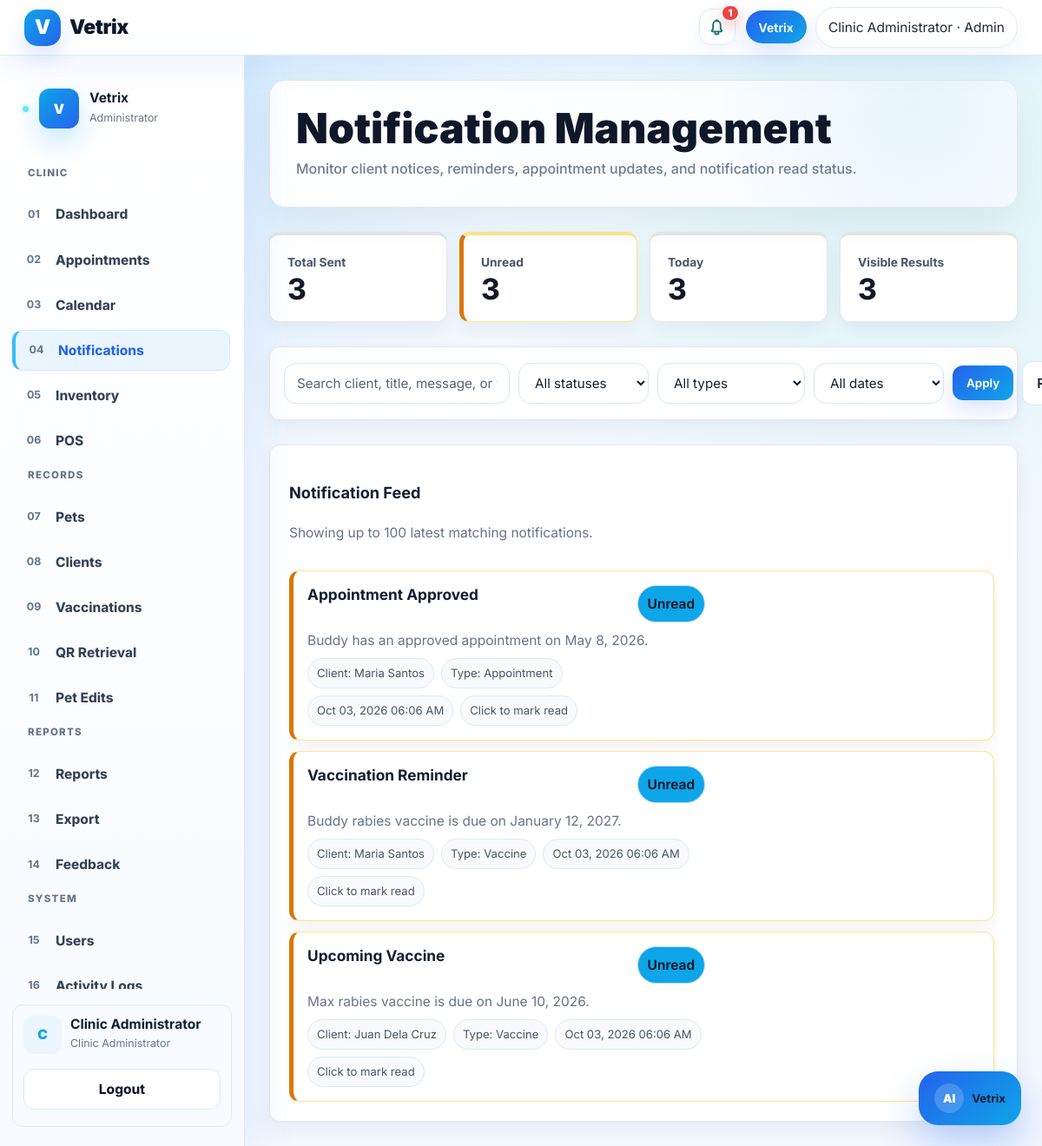
The page /admin/notifications.php (signed in) on the database its author committed.
### tables this page shows
CREATE TABLE notifications (
    id INT AUTO_INCREMENT PRIMARY KEY,
    user_id INT NOT NULL,
    title VARCHAR(160),
    message TEXT,
    type ENUM('system','appointment','vaccine','record','qr','feedback') DEFAULT 'system',
    status ENUM('unread','read') DEFAULT 'unread',
    created_at TIMESTAMP DEFAULT CURRENT_TIMESTAMP,
    FOREIGN KEY (user_id) REFERENCES users(id) ON DELETE CASCADE
);

CREATE TABLE users (
    id INT AUTO_INCREMENT PRIMARY KEY,
    full_name VARCHAR(120) NOT NULL,
    email VARCHAR(120) UNIQUE NOT NULL,
    phone VARCHAR(30),
    emergency_contact VARCHAR(120),
    address VARCHAR(255),
    password VARCHAR(255) NOT NULL,
    role ENUM('admin','veterinarian','staff','client') NOT NULL DEFAULT 'client',
    account_source ENUM('self_registered','admin_created','system_seed') DEFAULT 'self_registered',
    created_by INT NULL,
    status ENUM('pending','approved','active','inactive','rejected') NOT NULL DEFAULT 'pending',
    approved_by INT NULL,
    approved_at DATETIME NULL,
    rejected_at DATETIME NULL,
    otp_verified_at DATETIME NULL,
    created_at TIMESTAMP DEFAULT CURRENT_TIMESTAMP
);

### admin/notifications.php (the view, shortened to what this page needs)
<?php
require_once "../config/database.php";
require_once "../includes/functions.php";
include "../includes/header.php";
include "../includes/navbar.php";
$q = trim($_GET['q'] ?? '');
$statusFilter = trim($_GET['status'] ?? 'all');
$typeFilter = trim($_GET['type'] ?? 'all');
$dateFilter = trim($_GET['date'] ?? 'all');
$allowedTypes = ['all', 'system', 'appointment', 'vaccine', 'record', 'qr', 'feedback'];
$baseNotificationQuery = $_GET;
unset($baseNotificationQuery['mark_read']);
$where = [];
$whereSql = $where ? 'WHERE ' . implode(' AND ', $where) : '';
$sql = "SELECT n.*, u.full_name
    FROM notifications n
    LEFT JOIN users u ON n.user_id=u.id
    $whereSql
    ORDER BY n.created_at DESC
    LIMIT 100";
$stmt = $conn->prepare($sql);
$stmt->execute();
$rows = $stmt->get_result();
$countSql = "SELECT COUNT(*) c FROM notifications n LEFT JOIN users u ON n.user_id=u.id $whereSql";
$countStmt = $conn->prepare($countSql);
$countStmt->execute();
$visibleCount = (int)($countStmt->get_result()->fetch_assoc()['c'] ?? 0);
$summary = $conn->query("SELECT
    COUNT(*) total_notifications,
    SUM(status='unread') unread_notifications,
    SUM(DATE(created_at)=CURDATE()) today_notifications,
    SUM(type='vaccine') vaccine_notifications
    FROM notifications")->fetch_assoc();
?>
<div class="layout"><?php include "../includes/admin_sidebar.php"; ?>
<main class="content">
    <section class="hero admin-hero-banner mb-4">
        <h1>Notification Management</h1>
        <p>Monitor client notices, reminders, appointment updates, and notification read status.</p>
    </section>
    <section class="admin-summary-grid mb-4">
        <div class="admin-summary-card"><span>Total Sent</span><b><?= (int)($summary['total_notifications'] ?? 0) ?></b></div>
        <div class="admin-summary-card"><span>Unread</span><b><?= (int)($summary['unread_notifications'] ?? 0) ?></b></div>
        <div class="admin-summary-card"><span>Today</span><b><?= (int)($summary['today_notifications'] ?? 0) ?></b></div>
        <div class="admin-summary-card"><span>Visible Results</span><b><?= $visibleCount ?></b></div>
    </section>
    <section class="admin-filter-panel mb-4">
        <form method="GET" class="admin-filter-form admin-filter-form-wide">
            <input class="form-control" name="q" value="<?= e($q) ?>" placeholder="Search client, title, message, or type">
            <select class="form-select" name="status">
                <option value="all" <?= $statusFilter === 'all' ? 'selected' : '' ?>>All statuses</option>
            </select>
            <select class="form-select" name="type">
                <?php foreach ($allowedTypes as $type): ?>
                    <option value="<?= e($type) ?>" <?= $typeFilter === $type ? 'selected' : '' ?>><?= $type === 'all' ? 'All types' : e(ucfirst($type)) ?></option>
                <?php endforeach; ?>
            </select>
            <select class="form-select" name="date">
                <option value="all" <?= $dateFilter === 'all' ? 'selected' : '' ?>>All dates</option>
            </select>
            <button class="btn btn-primary">Apply</button>
            <a class="btn btn-light" href="notifications.php">Reset</a>
        </form>
    </section>
    <section class="admin-workflow-card">
        <div class="section-head mb-3">
            <div>
                <h3>Notification Feed</h3>
                <p class="text-muted mb-0">Showing up to 100 latest matching notifications.</p>
            </div>
        </div>
        <?php if ($rows->num_rows === 0): ?>
            <div class="admin-empty-state">
                <h3>No notifications found</h3>
                <p>Try another type, status, date range, or search term.</p>
            </div>
        <?php else: ?>
            <div class="admin-card-list">
                <?php while ($r = $rows->fetch_assoc()): ?>
                    <?php
                    $isUnread = $r['status'] === 'unread';
                    $cardTag = $isUnread ? 'a' : 'article';
                    $markQuery = $baseNotificationQuery;
                    $markQuery['mark_read'] = (int)$r['id'];
                    $markHref = 'notifications.php?' . http_build_query($markQuery);
                    ?>
                    <<?= $cardTag ?> class="admin-review-card admin-notification-card <?= $isUnread ? 'is-priority is-clickable' : '' ?>"<?= $isUnread ? ' href="' . e($markHref) . '" title="Mark notification as read"' : '' ?>>
                        <div class="admin-review-main">
                            <div class="admin-row-title">
                                <h3><?= e($r['title'] ?: 'Untitled notification') ?></h3>
                                <?= badge($r['status']) ?>
                            </div>
                            <p><?= e($r['message'] ?: 'No message saved.') ?></p>
                            <div class="admin-meta-row">
                                <span>Client: <?= e($r['full_name'] ?: 'Unknown') ?></span>
                                <span>Type: <?= e(ucfirst($r['type'] ?: 'system')) ?></span>
                                <span><?= e(date('M d, Y h:i A', strtotime($r['created_at']))) ?></span>
                                <?php if ($isUnread): ?><span>Click to mark read</span><?php endif; ?>
                            </div>
                        </div>
                    </<?= $cardTag ?>>
                <?php endwhile; ?>
            </div>
        <?php endif; ?>
    </section>
</main>
</div>
<?php include "../includes/footer.php"; ?>

### includes/functions.php (shortened to what this page needs)
<?php
function e($value) {
    return htmlspecialchars($value ?? '', ENT_QUOTES, 'UTF-8');
}
function badge($status) {
    $status = strtolower($status ?? '');
    $map = [
        'pending' => 'warning', 'approved' => 'success', 'completed' => 'primary',
        'cancelled' => 'danger', 'active' => 'success', 'inactive' => 'secondary',
        'read' => 'secondary', 'unread' => 'info', 'rejected' => 'danger',
        'in_person_confirmation' => 'info'
    ];
    $class = $map[$status] ?? 'secondary';
    return "<span class='badge text-bg-$class'>" . e(ucfirst($status)) . "</span>";
}
?>

### rows shown on the page
notifications: title "Appointment Approved", status "Unread", message "Buddy has an approved appointment on May 8, 2026.", user.full_name "Maria Santos", type "Appointment", created_at "Oct 03, 2026 06:06 AM", shows "Click to mark read"
notifications: title "Vaccination Reminder", status "Unread", message "Buddy rabies vaccine is due on January 12, 2027.", user.full_name "Maria Santos", type "Vaccine", created_at "Oct 03, 2026 06:06 AM", shows "Click to mark read"
notifications: title "Upcoming Vaccine", status "Unread", message "Max rabies vaccine is due on June 10, 2026.", user.full_name "Juan Dela Cruz", type "Vaccine", created_at "Oct 03, 2026 06:06 AM", shows "Click to mark read"

### other values the page prints
$notifLabel "1"
$_SESSION['full_name'] "Clinic Administrator"
$navRole "Admin"
$section "CLINIC"
$link[0] "01"
$link[1] "Dashboard"
$link[0] "02"
$link[1] "Appointments"
$link[0] "03"
$link[1] "Calendar"
$link[0] "04"
$link[1] "Notifications"
$link[0] "05"
$link[1] "Inventory"
$link[0] "06"
